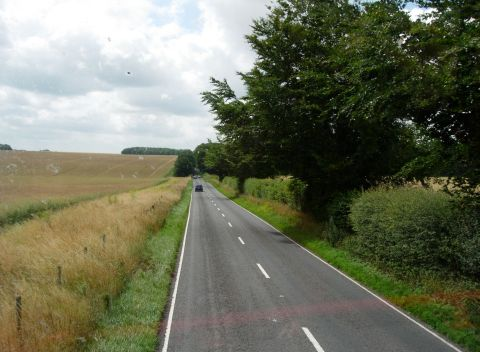
#> input picture graph processing/Line_detection/lines.jpg, 480 x 352 px
$ python line_detection.py
#> lines starting #> are read from the running program, lines starting #| are printed output that depends on the picture; after the words box and inside, x2 and y2 are one past the last pixel; in counts of white or black regions, pixels touching at a corner belong together
# -*-coding:utf-8-*-
# __Author__=Youzhi Gu
# Learn Python at Zhejiang University


import cv2
import numpy as np

img = cv2.imread('lines.jpg')
#> img is the input picture: shape (352, 480, 3); mean B, G, R 93.6, 114.3, 111.1
gray = cv2.cvtColor(img,cv2.COLOR_BGR2GRAY)
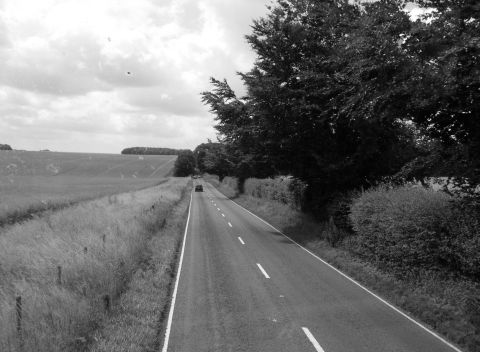
#> gray: shape (352, 480); min 0, max 255, mean 111
cv2.imshow('gray',gray)
edges = cv2.Canny(gray,50,150)
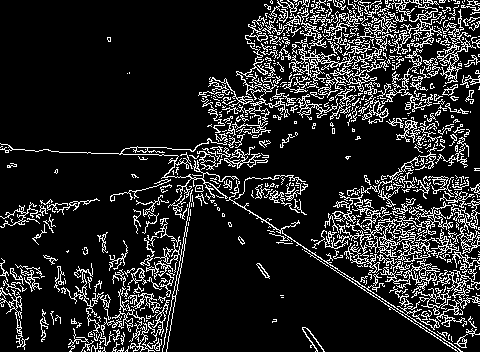
#> edges: shape (352, 480); 14.6% white in thin lines or dots
cv2.imshow('canny_detection',edges)
minLineLength = 120
maxLineGap = 5

lines = cv2.HoughLinesP(edges,1,np.pi/180,118)
#> lines = 1202 rows, first 6: [317, 256, 332, 266], [238, 188, 238, 188], [347, 78, 352, 73], [130, 298, 133, 295], [176, 201, 181, 196], [277, 83, 278, 82]

for x1,y1,x2,y2 in lines[0]:
    cv2.line(img,(x1,y1),(x2,y2),(0,255,0),2)
#> this loop made 1 pass
#> img: shape (352, 480, 3); 0.04% of pixels changed, all inside (x1, y1, x2, y2) = (316, 255, 334, 268)

cv2.imshow('lines',img)
cv2.waitKey()
cv2.destroyAllWindows()
